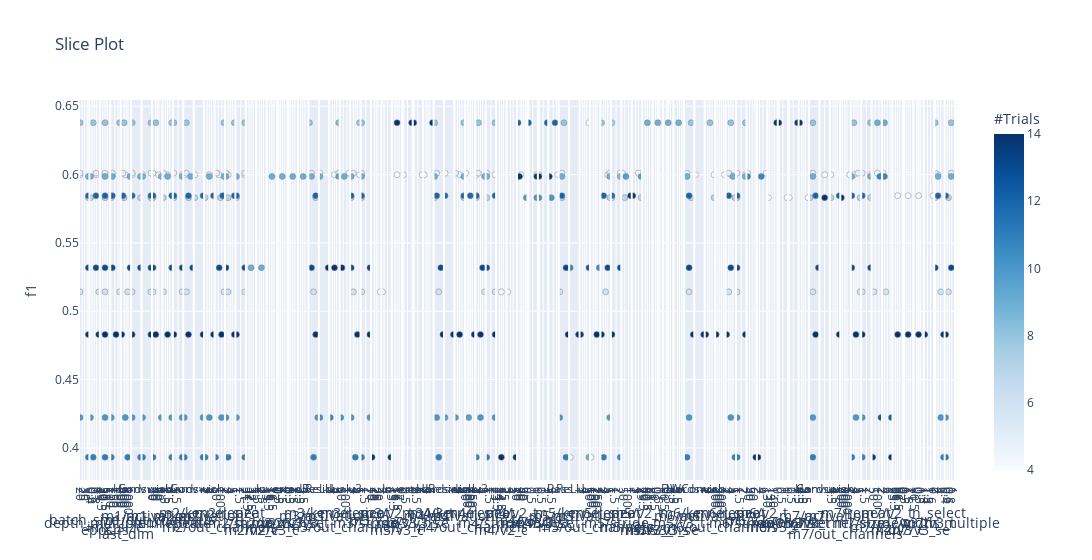

The notebook cell saved with this chart:
### Code cell
optuna.visualization.plot_slice(study, target=lambda t: t.values[0], target_name='f1')
